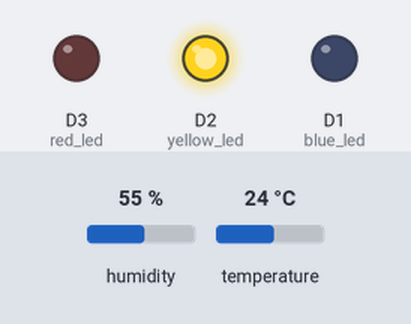
A sketch run on a simulated ESP8266 (NodeMCU). Parts: output pins drawn as LEDs (lit = HIGH). The test bench sets the inputs (shaded band); at power-on: humidity 55 %, temperature 24 °C. WiFi joins after 1.5 s; servers stay silent unless stated; no MQTT or app messages arrive unless stated; what the sketch prints to the serial monitor is not drawn.

Above: at 1.53 s.
At 4.0 s:
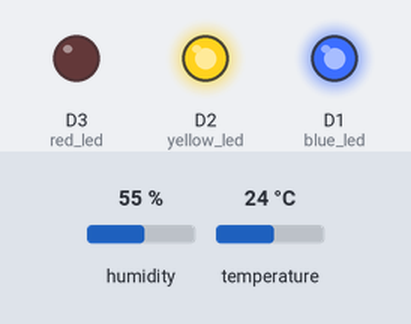
Timing chart, 0 to 7.5 s (numbered marks = the images above):
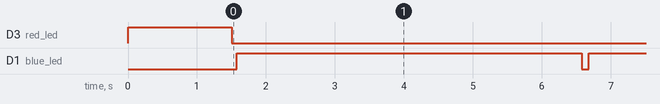

Measured:
- by itself, D1 (blue_led): alternates HIGH for 5.1 s and LOW for 0.10 s

The sketch:

iot_sketch_esp.ino
```cpp
#include <ESP8266WiFi.h>
#include "DHT.h"
#include "Adafruit_MQTT.h"
#include "Adafruit_MQTT_Client.h"
#define DHTPIN D5
#define DHTTYPE DHT11

// Adafruit Setup
#define AIO_SERVER "io.adafruit.com"
#define AIO_SERVERPORT 1883
#define AIO_USERNAME "adix2303"
#define AIO_KEY "aio_mTof43ZQUSNZszBKHm9dHqdAxGfz"

//LED Setup
const int red_led = D3;
const int blue_led = D1;
const int yellow_led = D2;

WiFiClient client;
// Initialize AdaFruit Client an DHT Client
Adafruit_MQTT_Client mqtt(&client, AIO_SERVER, AIO_SERVERPORT, AIO_USERNAME, AIO_KEY);
Adafruit_MQTT_Publish tempSense = Adafruit_MQTT_Publish(&mqtt, AIO_USERNAME "/feeds/temp-feed");
DHT dht(DHTPIN, DHTTYPE);

void MQTT_connect();

void setup() {
  Serial.begin(115200);
  Serial.println("Testing...");

  // Initalize LEDs
  pinMode(red_led, OUTPUT);
  digitalWrite(red_led, HIGH); // Red LED indicates that nothing is on
  pinMode(blue_led, OUTPUT); // Indicates Sensor connection and data transfer
  pinMode(yellow_led, OUTPUT); // Indicates Network Connection

  WiFi.begin("Parai", "HariBol01#"); // SSID and Password

  Serial.print("Connecting");
  while (WiFi.status() != WL_CONNECTED) {
    delay(500);
    Serial.print(".");
  }
  Serial.println();

  Serial.print("Connected, IP address: ");
  digitalWrite(red_led, LOW);
  digitalWrite(yellow_led, HIGH);
  Serial.println(WiFi.localIP());
  dht.begin();
}

void MQTT_connect() {
  int8_t ret;

  if (mqtt.connected()) {
    return;
  }

  Serial.print("Connecting to MQTT... ");
  uint8_t retries = 3;
  while ((ret = mqtt.connect()) != 0) {  // connect will return 0 for connected
    Serial.println(mqtt.connectErrorString(ret));
    digitalWrite(blue_led, LOW);
    digitalWrite(yellow_led, LOW);
    digitalWrite(red_led, HIGH); // Indicate that there is issue
    Serial.println("Retrying MQTT connection in 5 seconds...");
    mqtt.disconnect();
    delay(5000);
        retries--;
    if (retries == 0) {
      while (1);
    }
  }
  Serial.println("Server Connected!");
  digitalWrite(yellow_led, HIGH);
  digitalWrite(red_led, LOW);
}


void loop() {


  MQTT_connect();
  float t = dht.readTemperature(); // Read Temperature from DHT 11 Sensor
  if (isnan(t)) { // Check if there is valid data
    Serial.println(F("Failed to read from DHT sensor! Retrying after 3 seconds"));
    digitalWrite(blue_led, LOW); //Indicate that DHT 11 is not working
    delay(3000);
     return;
  }

  if (digitalRead(blue_led) == LOW)
    digitalWrite(blue_led, HIGH);

  Serial.print(F("%  Temperature:"));
  Serial.println(t);
  delay(5000);


  if (!tempSense.publish(t)) {
    Serial.println(F("Failed"));
  } else {
    //Blink the blue LED to indicate that data is uploaded
    blinkLed(blue_led);
    Serial.println(F("OK!"));
  }
}

void blinkLed(int pin)
{
  digitalWrite(pin, LOW);
  delay(100);
  digitalWrite(pin, HIGH);
  delay(100);


}
```
